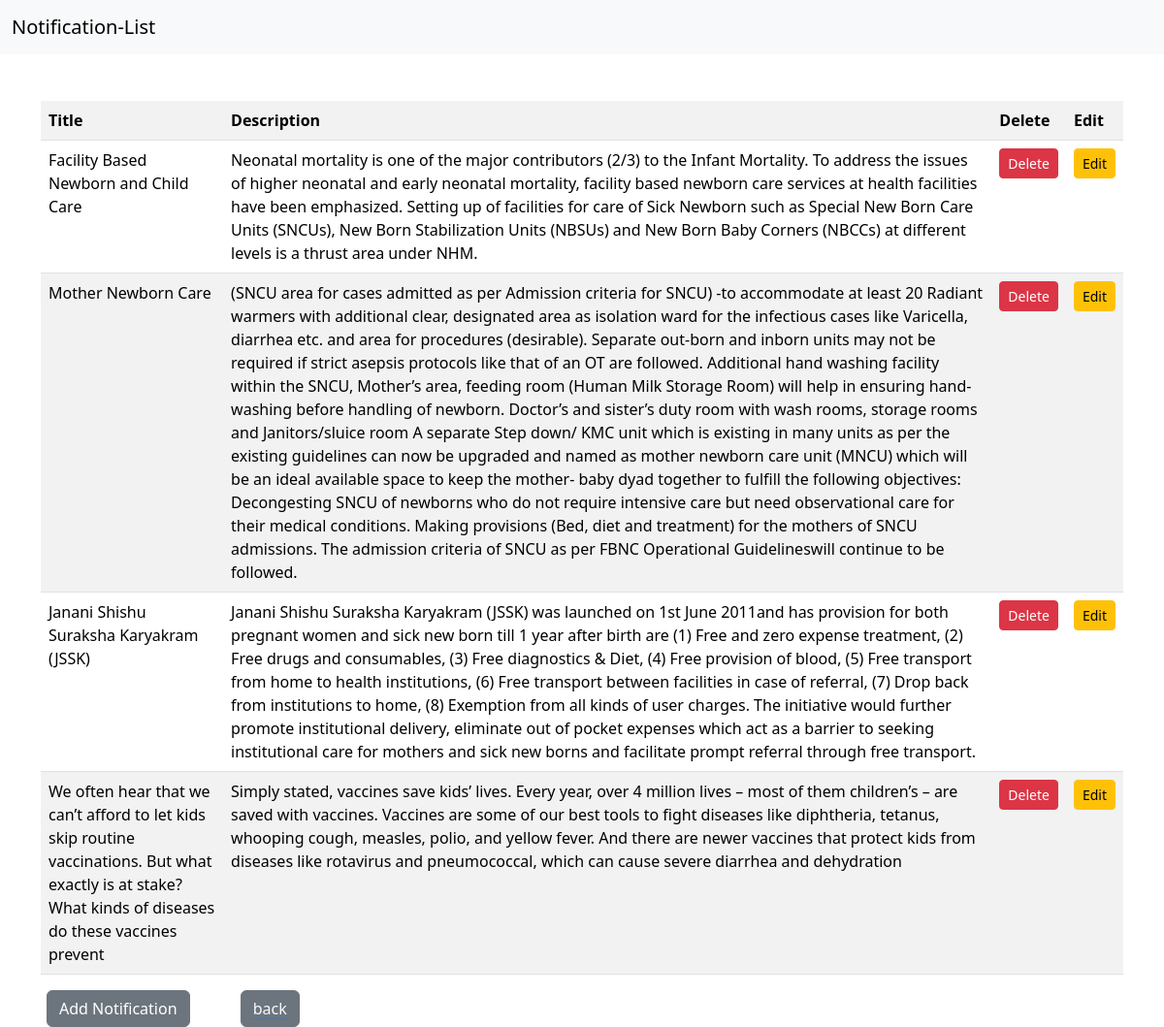
Screenshot of /health/notificationlist with the database file from the repository.
### healthdp/models.py (models this page shows)
class Notification(models.Model):
    title = models.CharField(max_length=200,null=False)
    description = models.TextField(null=False)
    created_at = models.DateTimeField(auto_now_add=True)

### healthdp/views.py (the view)
# urls.py: path('notificationlist',Notificationlists.as_view(),name='notylist'),
class Notificationlists(ListView):
    model=Notification
    template_name='notificationlist.html'
    context_object_name='data'
    def get_queryset(self):
        qs=Notification.objects.all()
        return qs

### templates/notificationlist.html (shortened to what this page needs)
<!DOCTYPE html>
<html lang="en">
<head>
    <link rel="stylesheet" href="../static/regstyle.css">
    <link href="https://cdn.jsdelivr.net/npm/bootstrap@5.3.3/dist/css/bootstrap.min.css" rel="stylesheet"
>
  <link rel="stylesheet" href="path/to/font-awesome/css/font-awesome.min.css">
</head>
<body >
    <nav class="navbar navbar-expand-lg bg-body-tertiary">
        <div class="container-fluid">
            <a class="navbar-brand" href="{% url 'notylist' %}">Notification-List</a>
        </div>
    </nav>
    <div class="container">
        <table class="table table-striped table-hover mt-5">
            <tr>
                <th>Title</th>
                <th>Description</th>
                <th>Delete</th>
                <th>Edit</th>
            </tr>
            {%for list in data%}
            <tr>
                <td>{{list.title}}</td>
                <td>{{list.description}}</td>
                <td><a href="{% url 'noty-delete' list.pk %}"  class="btn btn-danger btn-sm" >Delete</a></td>
                <td><a href="{% url 'notification-update' pk=list.pk %}" class="btn btn-warning btn-sm" >Edit</a> </td>
            </tr>
            {% endfor %}
        </table>
    </div>
   <a href="{% url 'Notify'%}"><button type="submit" class="ms-5 btn btn-secondary">Add Notification</button></a>
   <button type="submit" class="ms-5 btn btn-secondary"><a href="{% url 'health-dash'%}" class="btn-outline-secondary link-offset-2 link-underline link-underline-opacity-0 link-light link-offset-2 link-underline-opacity-25 link-underline-opacity-100-hover">back</a>
</body>
</html>

### static/regstyle.css (style rules this page uses)
body { font-family:calibri; padding:0; margin:0; margin:0; padding: 0; background-color:#9b6eff; }
::placeholder { color: white; opacity:0.1; text-align:center; }

### rows the page displays
Notification: title "Facility Based Newborn and Child Care", description "Neonatal mortality is one of the major contributors (2/3) to the Infant Mortality. To address the issues of higher neonatal and early neonatal mortality, facility based newborn care services at health facilities have been emphasized. Setting up of facilities for care of Sick Newborn such as Special New Born Care Units (SNCUs), New Born Stabilization Units (NBSUs) and New Born Baby Corners (NBCCs) at different levels is a thrust area under NHM."
Notification: title "Mother Newborn Care", description "(SNCU area for cases admitted as per Admission criteria for SNCU) -to accommodate at least 20 Radiant warmers with additional clear, designated area as isolation ward for the infectious cases like Varicella, diarrhea etc. and area for procedures (desirable). Separate out-born and inborn units may not be required if strict asepsis protocols like that of an OT are followed. Additional hand washing facility within the SNCU, Mother’s area, feeding room (Human Milk Storage Room) will help in ensuring hand-washing before handling of newborn. Doctor’s and sister’s duty room with wash rooms, storage rooms and Janitors/sluice room A separate Step down/ KMC unit which is existing in many units as per…"
Notification: title "Janani Shishu Suraksha Karyakram (JSSK)", description "Janani Shishu Suraksha Karyakram (JSSK) was launched on 1st June 2011and has provision for both pregnant women and sick new born till 1 year after birth are (1) Free and zero expense treatment, (2) Free drugs and consumables, (3) Free diagnostics & Diet, (4) Free provision of blood, (5) Free transport from home to health institutions, (6) Free transport between facilities in case of referral, (7) Drop back from institutions to home, (8) Exemption from all kinds of user charges. The initiative would further promote institutional delivery, eliminate out of pocket expenses which act as a barrier to seeking institutional care for mothers and sick new borns and facilitate prompt referral through…"
Notification: title "We often hear that we can’t afford to let kids skip routine vaccinations. But what exactly is at stake? What kinds of diseases do these vaccines prevent", description "Simply stated, vaccines save kids’ lives. Every year, over 4 million lives – most of them children’s – are saved with vaccines. Vaccines are some of our best tools to fight diseases like diphtheria, tetanus, whooping cough, measles, polio, and yellow fever. And there are newer vaccines that protect kids from diseases like rotavirus and pneumococcal, which can cause severe diarrhea and dehydration"
